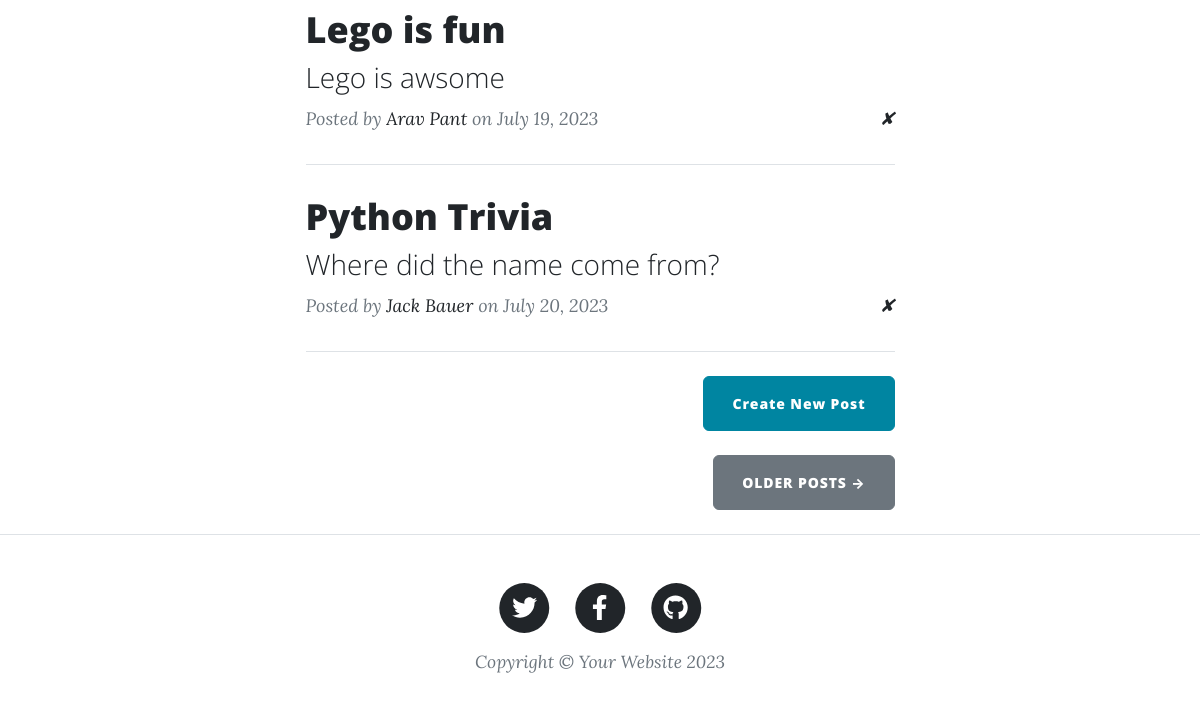
/ (lower part), run on an earlier commit of the app's database.
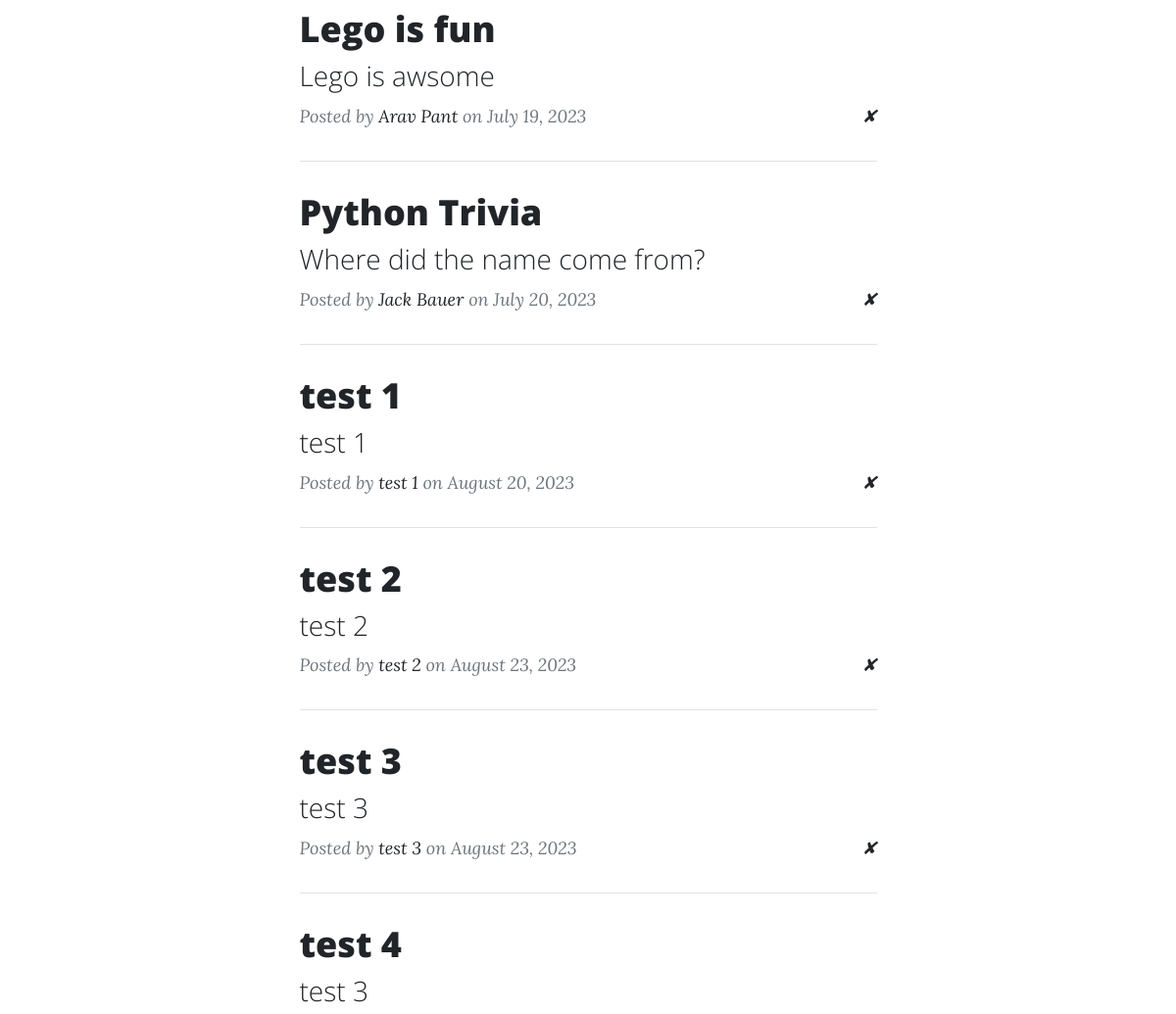
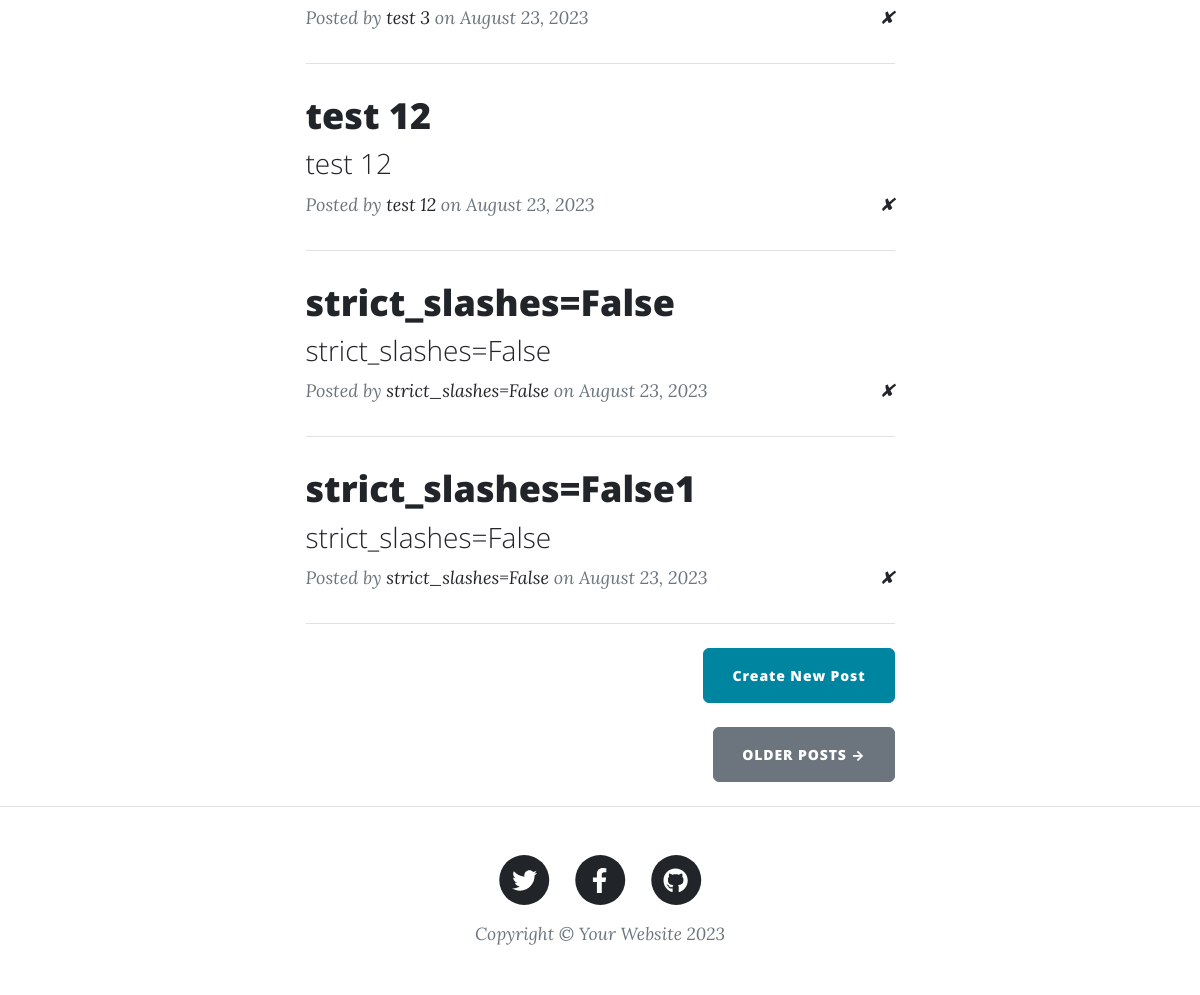
And on a later commit of the database (2 pictures, top to bottom).
### main.py (models this page shows)
class BlogPost(db.Model):
    id = db.Column(db.Integer, primary_key=True)
    title = db.Column(db.String(250), unique=True, nullable=False)
    subtitle = db.Column(db.String(250), nullable=False)
    date = db.Column(db.String(250), nullable=False)
    body = db.Column(db.Text, nullable=False)
    author = db.Column(db.String(250), nullable=False)
    img_url = db.Column(db.String(250), nullable=False)

### main.py (the view)
@app.route("/")
def get_all_posts():
    posts = db.session.execute(db.select(BlogPost)).scalars().all()
    return render_template("index.html", all_posts=posts), 200

### templates/index.html (shortened to what this page needs)
{% include "header.html" %}
<div class="container px-4 px-lg-5">
  <div class="row gx-4 gx-lg-5 justify-content-center">
    <div class="col-md-10 col-lg-8 col-xl-7">
      {% for post in all_posts %}
      <div class="post-preview">
        <a href="{{ url_for('show_post', post_id=post.id) }}">
          <h2 class="post-title">{{ post.title }}</h2>
          <h3 class="post-subtitle">{{ post.subtitle }}</h3>
        </a>
        <p class="post-meta">
          Posted by
          <a href="#">{{post.author}}</a>
          on {{post.date}}
          <a style="float:right" href="{{ url_for('delete_post', post_id=post.id) }}">✘</a>
        </p>
      </div>
      <hr class="my-4" />
      {% endfor %}
      <div class="d-flex justify-content-end mb-4">
        <a
          class="btn btn-primary float-right"
          href="{{ url_for('add_new_post') }}"
          >Create New Post</a
        >
      </div>
      <div class="d-flex justify-content-end mb-4">
        <a class="btn btn-secondary text-uppercase" href="#!">Older Posts →</a>
      </div>
    </div>
  </div>
</div>
{% include "footer.html" %}

What changed in the data, as far as the page shows it:
added BlogPost: title "test 1", subtitle "test 1", author "test 1", date "August 20, 2023"
added BlogPost: title "test 2", subtitle "test 2", author "test 2", date "August 23, 2023"
added BlogPost: title "test 3", subtitle "test 3", author "test 3", date "August 23, 2023"
added BlogPost: title "test 4", subtitle "test 3", author "test 3", date "August 23, 2023"
added BlogPost: title "test 12", subtitle "test 12", author "test 12", date "August 23, 2023"
added BlogPost: title "strict_slashes=False", subtitle "strict_slashes=False", author "strict_slashes=False", date "August 23, 2023"
added BlogPost: title "strict_slashes=False1", subtitle "strict_slashes=False", author "strict_slashes=False", date "August 23, 2023"
